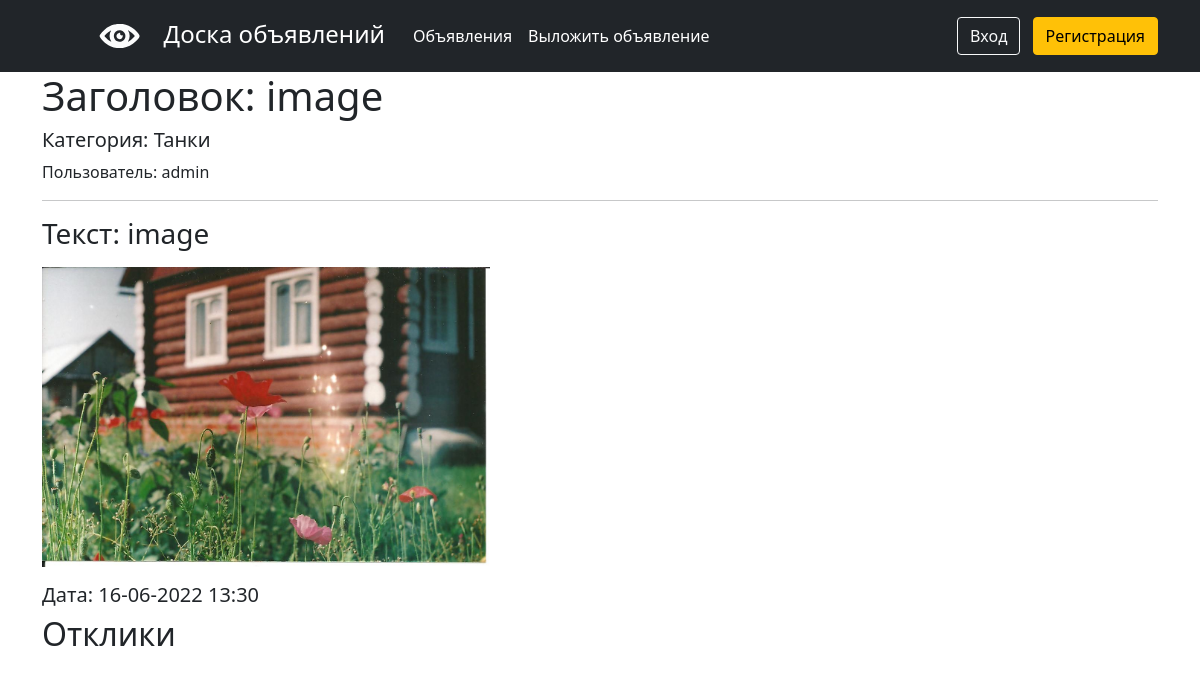
The page /13/ on the database its author committed.
### main/models.py (models this page shows, shortened)
class Advertisement(models.Model):
    header = models.CharField(max_length=255)
    text = models.TextField()
    video_link = models.TextField(null=True, blank=True)
    category = models.ForeignKey(Category, on_delete=models.CASCADE, verbose_name='Категория')
    time_create = models.DateTimeField(auto_now_add=True)
    user = models.ForeignKey(User, on_delete=models.CASCADE, related_name='advertisement_user')
    image = models.ImageField(upload_to='images/', null=True, blank=True)

class Category(models.Model):
    category = models.CharField(max_length=255, unique=True)
    def __str__(self):
        return f'{self.category}'

### main/views.py (the view, shortened to what this page needs)
# urls.py: path('<int:pk>/', AdvDetailView.as_view(), name='adv_detail'),
class AdvDetailView(FormMixin, DetailView):
    model = Advertisement
    template_name = 'advertisement_detail.html'
    context_object_name = 'adv'
    form_class = RespForm
    queryset = Advertisement.objects.all()

### templates/advertisement_detail.html (shortened to what this page needs)
{% extends 'flatpages/default.html' %}
{% block content %}
<h1>Заголовок: {{ adv.header }}</h1>
<h5>Категория: {{ adv.category }}</h5>
<span>Пользователь: {{ adv.user }}</span>
<hr>
<h3>Текст: {{ adv.text}} </h3>
{% if adv.image %}
<img class="img-article-left thumb" src="{{ adv.image.url }}" style="max-height:300px">
{% endif %}
<h5 style="text-align: left;">Дата: {{ adv.time_create|date:'d-m-Y H:i' }} </h5>
<h2 style="text-align: left;">Отклики</h2>
{% endblock content %}

### rows shown on the page
Advertisement: header "image", category "Танки", user "admin", text "image", image (picture), time_create "16-06-2022 13:30"
